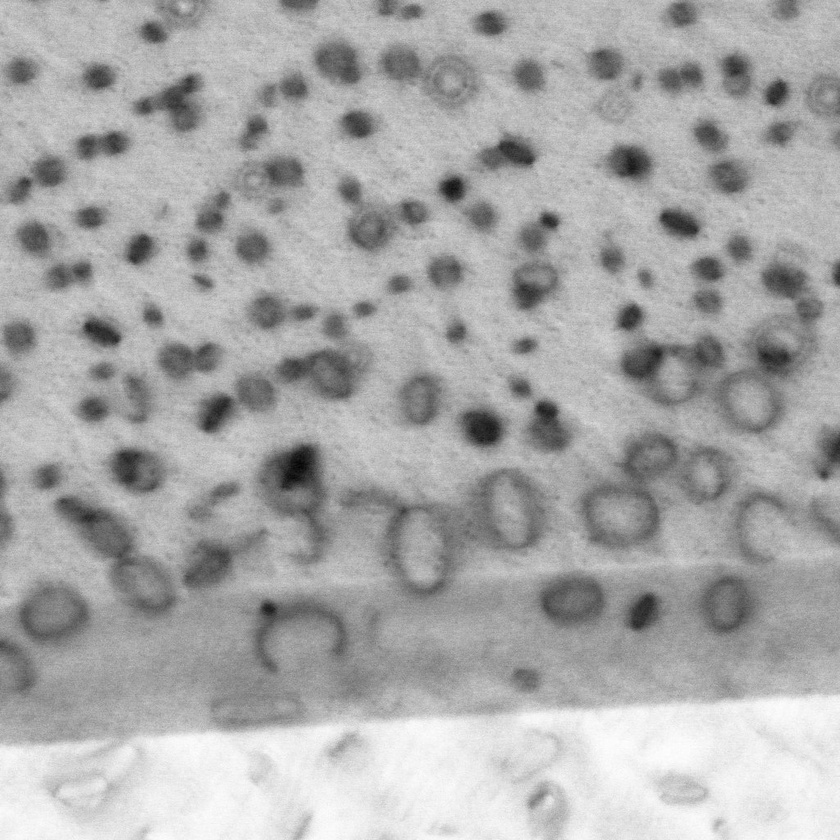
#> input picture rawData/set3/200kV_500kx_p2nm_8cmCL_grain1_0090 - Copy.jpg, 840 x 840 px, shrunk from 1024 x 1024 before the run
$ jupyter execute --allow-errors plot.ipynb
#> lines starting #> are read from the running program, lines starting #| are printed output that depends on the picture
[cell 1]
import numpy as np
import os.path
# create array data

# predict = np.array([[1,2,2,1],
#                    [4.5,2.5,2,1],
#                    [6,6,8,4]], np.double)

# truth = np.array([[1,4,3,3],
#                    [5,2,8,1]], np.double)
# filename = "../rawData/set1/gt_20181109_164528.txt"
# filename = "../rawData/set1/grid1_roi1_500kx_0p5nm_haadf1_0003.txt"
filename = "../rawData/set3/gt_20181109_184645.txt"

#> (a cell that did not finish here is left out)

#> (a cell that did not finish here is left out)

[cell 4]
from PIL import Image
import matplotlib.pyplot as plt
import matplotlib.patches as patches
#> (the rest of this cell did not finish here and is left out)

[cell 5]
color = {
    1 : "red",
    2 : "blue",
    3 : "green"
}

[cell 6]
color.get(1)

[cell 7]
import cv2

[cell 8]
img = cv2.imread('../rawData/set3/200kV_500kx_p2nm_8cmCL_grain1_0090 - Copy.jpg')
#> img is the input picture: shape (840, 840, 3); min 1, max 254, mean 169.1

[cell 9]
img.shape
#> Out = (840, 840, 3)

[cell 10]
cv2.imshow("1", img)
cv2.waitKey(0)
cv2.imwrite('01.png',img)
#> Out = True

[cell 11]
from PIL import Image

im = Image.open('../rawData/set3/200kV_500kx_p2nm_8cmCL_grain1_0090 - Copy.jpg').convert('L')

[cell 12]
im = im.crop((100, 100, 300, 300))
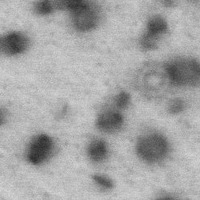
#> im: PIL image 200x200 L; min 43, max 217, mean 164.7
im.save('_0.png')
